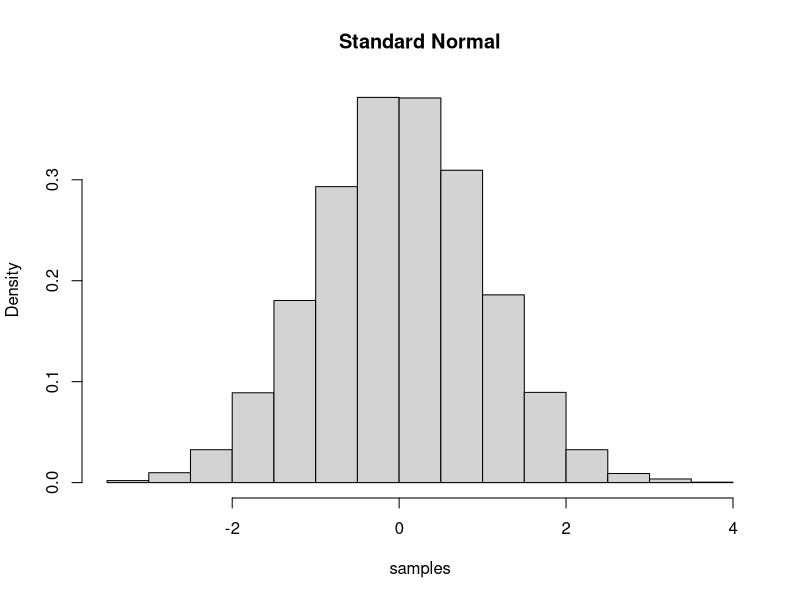
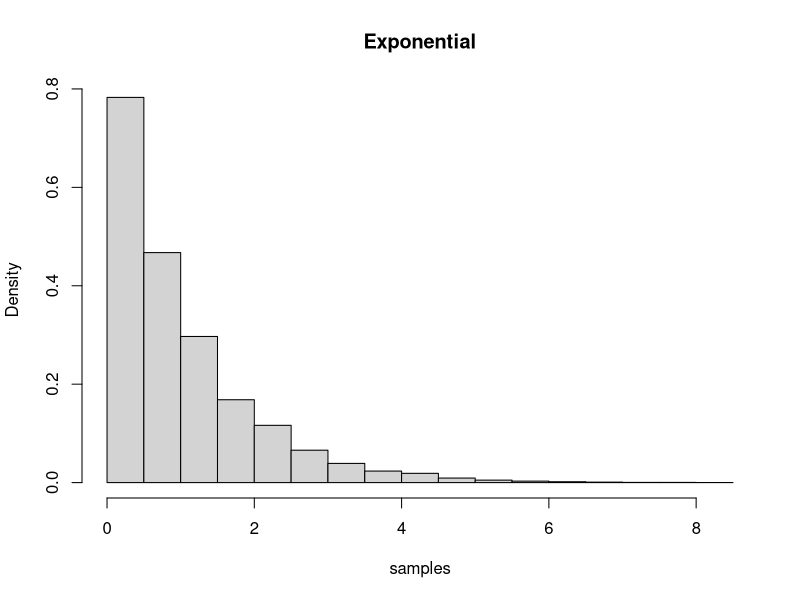
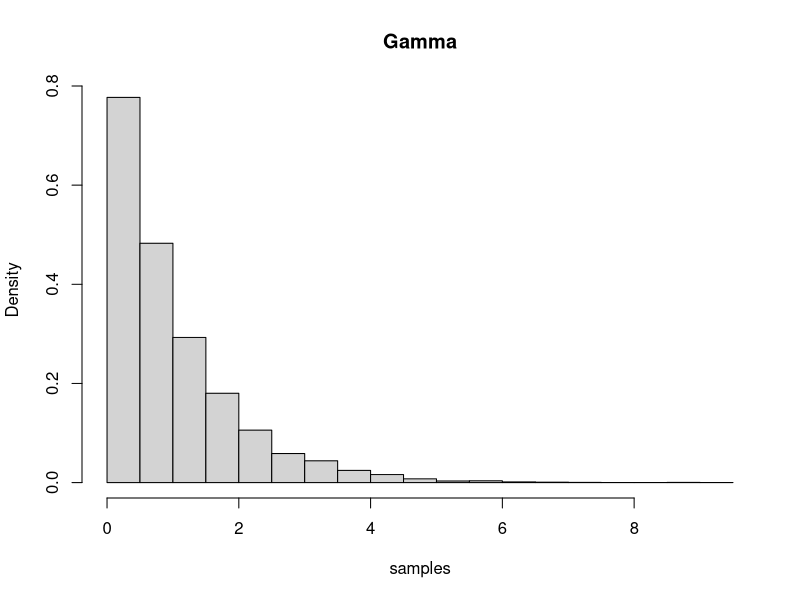
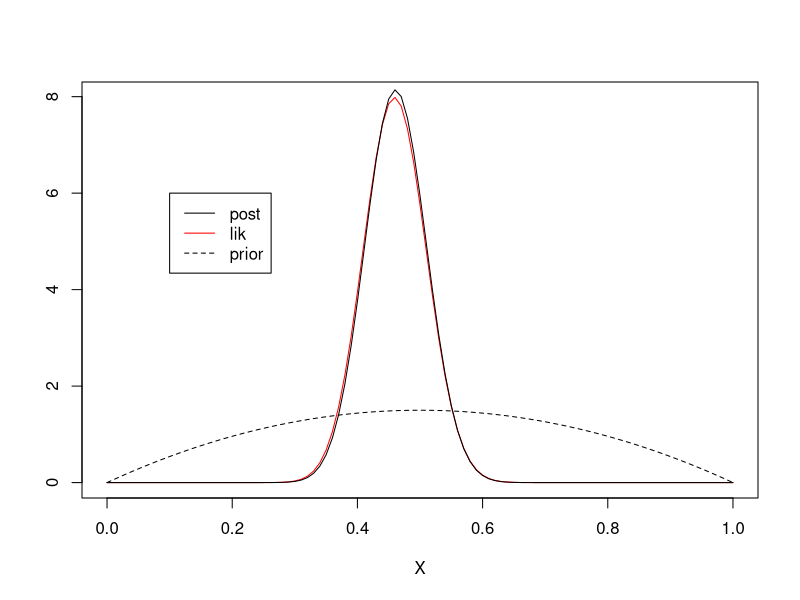

The R source for these figures, in order:
## ---- chunk 1
dbinom(46, 100, 0.5)
## ---- chunk 2
### load data:
data<-c(115,97,79,131)

a.star<-function(a,data){
  return(a+sum(data))
}

b.star<-function(b,n){
  return(b+n)
}

new.a<-a.star(10000/225,data)
new.b<-b.star(100/225,length(data))

### post. mean
(post.mean<-new.a/new.b) 
### post. var:
(post.var<-new.a/(new.b^2)) 
## ---- chunk 3
new.data<-c(200)
## ---- chunk 4
new.a.2<-a.star(new.a,new.data)
new.b.2<-b.star(new.b,length(new.data))

### new mean
(new.post.mean<-new.a.2/new.b.2)
### new var:
(new.post.var<-new.a.2/(new.b.2^2))
## ---- chunk 5
u<-runif(1,min=0,max=1)
## ---- chunk 6
qnorm(u)
## ---- chunk 7
nsim<-10000
samples<-rep(NA,nsim)
for(i in 1:nsim){
  u <- runif(1,min=0,max=1)
  samples[i]<-qnorm(u)
}
hist(samples,freq=FALSE,main="Standard Normal")
## ---- chunk 8
nsim<-10000
samples<-rep(NA,nsim)
for(i in 1:nsim){
  u <- runif(1,min=0,max=1)
  samples[i]<-qexp(u)
}
hist(samples,freq=FALSE,main="Exponential")
## ---- chunk 9
nsim<-10000
samples<-rep(NA,nsim)
for(i in 1:nsim){
  u <- runif(1,min=0,max=1)
  samples[i]<-qgamma(u,rate=1,shape=1)
}
hist(samples,freq=FALSE,main="Gamma")
## ---- chunk 10
u<-runif(1000,min=0,max=1) 

z<-(1/2) * (-3 + sqrt(160*u +9))
## ---- chunk 11
#R program for Gibbs sampling using inversion method 
## program by Scott Lynch, modified by SV:
x<-rep(NA,2000)
y<-rep(NA,2000) 
x[1]<- -5
y[1]<- -5

for(i in 2:2000)
{ #sample from x | y 
  u<-runif(1,min=0, max=1) 
  x[i]<-sqrt(u*(6*y[i-1]+8)+(1.5*y[i-1]+1)*(1.5*y[i-1]+1))-
    (1.5*y[i-1]+1) 
  #sample from y | x
u<-runif(1,min=0,max=1) 
y[i]<-sqrt((2*u*(4*x[i]+10))/3 +((2*x[i]+2)/3)*((2*x[i]+2)/3))- 
    ((2*x[i]+2)/3)
}
## ---- chunk 12
## Radford Neal algorithm:
HMC_neal <- function(U, grad_U, e, L, current_theta) {
theta = current_theta
omega = rnorm(length(theta),0,1)
current_omega = omega
omega = omega - e * grad_U(theta) / 2
for (i in 1:L) {
theta = theta + e * omega
if (i!=L) omega = omega - e * grad_U(theta)
}
omega = omega - e * grad_U(theta) / 2
omega = -omega
current_U = U(current_theta)
current_K = sum(current_omega^2)/2
proposed_U = U(theta)
proposed_K = sum(omega^2)/2
if (runif(1) < exp(current_U-proposed_U+current_K-proposed_K))
{
return(theta)
}
else {
return(current_theta)
}
}

HMC <- function(n_reps, log_density, grad_log_density, tuning, initial) {
theta = rep(0, n_reps)
theta[1] = initial$theta
for (i in 2:n_reps) theta[i] = HMC_neal(U = function(x) -log_density(x),
grad_U = function(x) -grad_log_density(x),
e = tuning$e,
L = tuning$L,
theta[i-1])
theta
}
## ---- chunk 13
theta <- HMC(n_reps=2000, 
             log_density=function(x) -x^2/2, 
             grad_log_density=function(x) -x, 
             tuning=list(e=1,L=1),
             initial=list(theta=0))
## ---- chunk 14
nheads<-8
pbinom(nheads,size=10,p=0.5)-pbinom((nheads-1),size=10,p=0.5)
## ---- chunk 15
###lik:
plot(function(x) 
  dbeta(x,shape1=46,shape2=54),0,1,
              ylab="",xlab="X",col="red")

### prior:
plot(function(x) 
  dbeta(x,shape1=2,shape2=2), 0,1,
      main = "Prior",
              ylab="density",xlab="X",add=T,lty=2)

### posterior
plot(function(x) 
  dbeta(x,shape1=48,shape2=56), 0,1,
      main = "Posterior",
              ylab="density",xlab="X",add=T)

legend(0.1,6,legend=c("post","lik","prior"),
       lty=c(1,1,2),col=c("black","red","black"))
